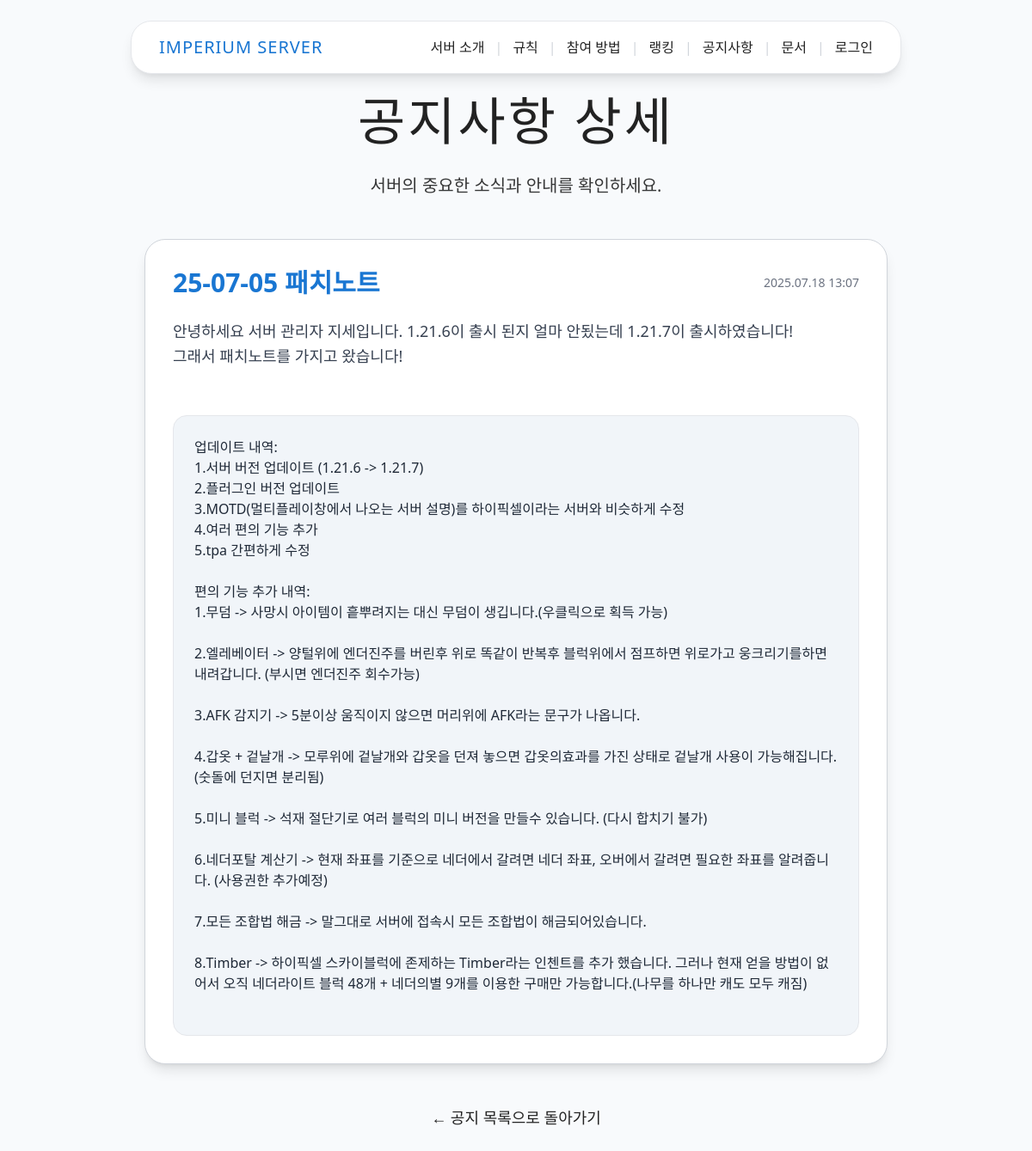
/notices/archived/7/, run on the app's committed database.
### notice/models.py (models this page shows, shortened)
class ArchivedNotice(models.Model):
    title = models.CharField("title", max_length=200, null=True, blank=True)
    content0 = models.TextField("content0", null=True, blank=True)
    content1 = models.TextField("content1", null=True, blank=True)
    created_at = models.DateTimeField("createdAt", default=timezone.now, null=True, blank=True)
    class Meta:
        ordering = ['-created_at']

### notice/views.py (the view)
# urls.py: path('archived/<int:notice_id>/', views.archived_notice, name='archived_notice'),
def archived_notice(request, notice_id):
    notice = get_object_or_404(ArchivedNotice, id=notice_id)
    return render(request, 'notice/archived_notice.html', {'notice': notice})

### templates/notice/archived_notice.html (shortened to what this page needs)
{% extends "base.html" %}
{% block content %}
<section class="section-header">
    <div class="max-w-6xl mx-auto px-4 text-center">
        <h1 class="font-pixel text-4xl md:text-6xl mb-6 md:mb-8 tracking-wider text-shadow-pixel">
            공지사항 상세
        </h1>
        <p class="text-lg md:text-xl mb-8 md:mb-12 opacity-90 leading-relaxed max-w-4xl mx-auto px-4">
            서버의 중요한 소식과 안내를 확인하세요.
        </p>
    </div>
</section>
<section class="content-section">
    <div class="max-w-4xl mx-auto px-4">
        <div class="card-component p-8 mb-12 border border-gray-300 rounded-3xl shadow-lg bg-white">
            <div class="mb-6 flex items-center justify-between">
                <h2 class="font-pixel text-3xl text-mc-blue font-semibold">{{ notice.title }}</h2>
                <span class="text-gray-500 text-sm">{{ notice.created_at|date:"Y.m.d H:i" }}</span>
            </div>
            {% if notice.content0 %}
            <pre class="text-gray-700 leading-relaxed mb-6 font-sans whitespace-pre-wrap break-words text-lg">
{{ notice.content0 }}
            </pre>
            {% endif %}
            {% if notice.content1 %}
            <div class="bg-mc-gray rounded-2xl p-6 border border-gray-200">
                <pre class="text-gray-800 font-sans whitespace-pre-wrap break-words text-base">
{{ notice.content1 }}
                </pre>
            </div>
            {% endif %}
        </div>
        <div class="text-center">
            <a href="{% url 'notice:list' %}" class="btn-secondary px-6 py-3 text-lg rounded-xl hover:bg-gray-200 transition">
                ← 공지 목록으로 돌아가기
            </a>
        </div>
    </div>
</section>
{% endblock %}

### static/main/index.css (style rules this page uses)
:root { --mc-green: #5e7c16; --mc-brown: #7c5e3c; --mc-light: #f3f3f3; --mc-dark: #222; --mc-accent: #b6e53e; --mc-border: #cfcfcf; }
html, body { margin: 0; padding: 0; font-family: 'Segoe UI', 'Malgun Gothic', 'Arial', sans-serif; background: var(--mc-light); color: var(--mc-dark); min-height: 100vh; }
.content-section { margin-bottom: 2.5rem; }

### templates/base.html (style rules this page uses)
.btn-secondary { @apply bg-white text-mc-blue px-4 md:px-6 py-2 md:py-3 rounded-xl md:rounded-2xl font-semibold border-2 border-mc-blue shadow-toss hover:shadow-toss-lg transition-all duration-200 hover:bg-mc-blue hover:text-white text-sm md:text-base; }
.card-component { @apply bg-white rounded-2xl md:rounded-3xl shadow-toss hover:shadow-toss-lg transition-all duration-300 border border-gray-100; }
.section-header { @apply bg-gradient-to-r from-mc-blue to-blue-600 text-white py-12 md:py-20; }
.content-section { @apply py-8 md:py-16 bg-white; }

### data on the page
ArchivedNotice: title "25-07-05 패치노트", created_at "2025.07.18 13:07", content0 "안녕하세요 서버 관리자 지세입니다. 1.21.6이 출시 된지 얼마 안됬는데 1.21.7이 출시하였습니다! 그래서 패치노트를 가지고 왔습니다!", content1 "업데이트 내역: 1.서버 버전 업데이트 (1.21.6 -> 1.21.7) 2.플러그인 버전 업데이트 3.MOTD(멀티플레이창에서 나오는 서버 설명)를 하이픽셀이라는 서버와 비슷하게 수정 4.여러 편의 기능 추가 5.tpa 간편하게 수정 편의 기능 추가 내역: 1.무덤 -> 사망시 아이템이 흩뿌려지는 대신 무덤이 생깁니다.(우클릭으로 획득 가능) 2.엘레베이터 -> 양털위에 엔더진주를 버린후 위로 똑같이 반복후 블럭위에서 점프하면 위로가고 웅크리기를하면 내려갑니다. (부시면 엔더진주 회수가능) 3.AFK 감지기 -> 5분이상 움직이지 않으면 머리위에 AFK라는 문구가 나옵니다. 4.갑옷 + 겉날개 -> 모루위에 겉날개와 갑옷을 던져 놓으면 갑옷의효과를 가진 상태로 겉날개 사용이 가능해집니다.(숫돌에 던지면 분리됨) 5.미니 블럭 -> 석재 절단기로 여러 블럭의 미니 버전을 만들수 있습니다. (다시 합치기 불가) 6.네더포탈 계산기 -> 현재 좌표를 기준으로 네더에서 갈려면 네더 좌표, 오버에서 갈려면 필요한 좌표를 알려줍니다. (사용권한 추가예정) 7.모든 조합법 해금 -> 말그대로 서버에 접속시 모든 조합법이 해금되어있습니다. 8.Timber -> 하이픽셀 스카이블럭에 존제하는 Timber라는 인첸트를 추가 했습니다. 그러나 현재 얻을 방법이 없어서 오직 네더라이트 블럭 48개 + 네더의별 9개를 이용한 구매만 가능합니다.(나무를…"
